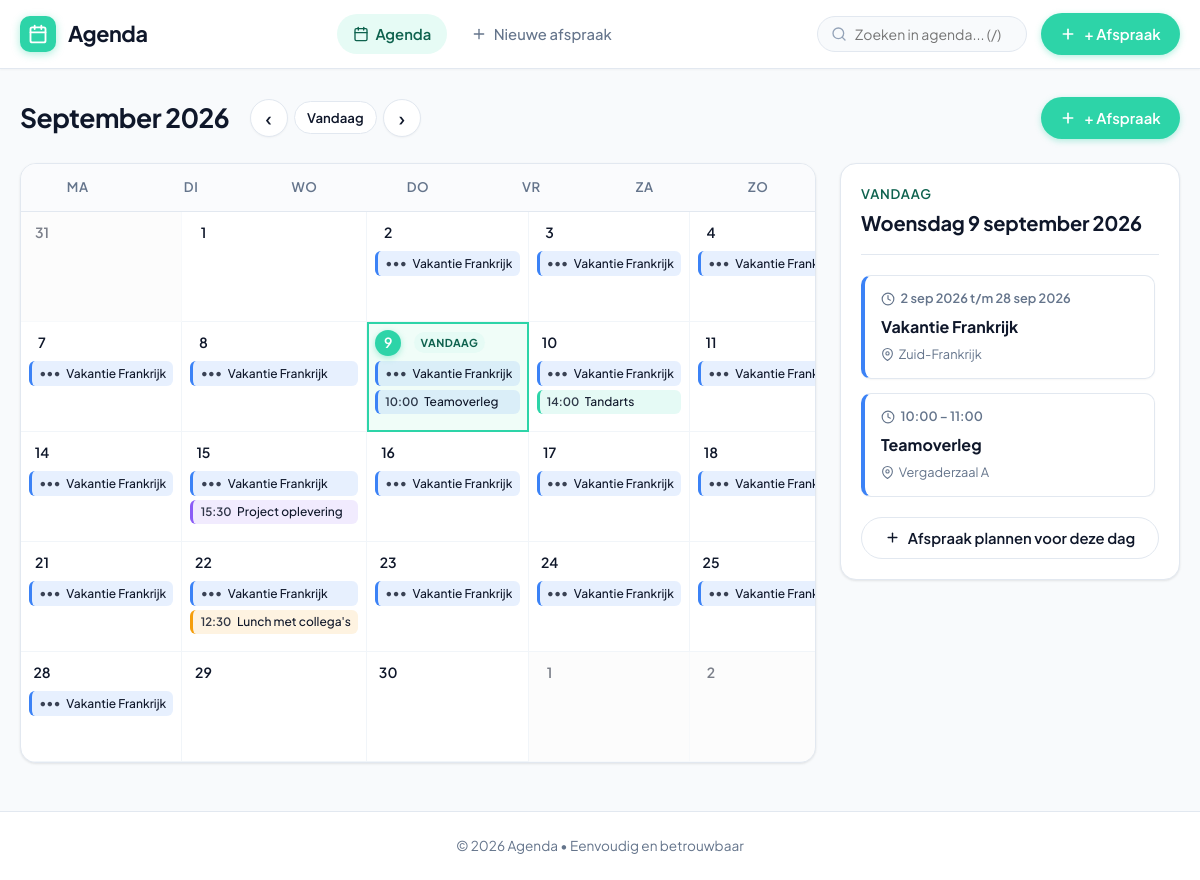
The page / on the database its author committed.
### tables this page shows
CREATE TABLE events (
    id INTEGER PRIMARY KEY AUTOINCREMENT,
    title TEXT NOT NULL,
    description TEXT,
    event_date TEXT NOT NULL,
    start_time TEXT NOT NULL,
    end_time TEXT,
    location TEXT,
    color TEXT DEFAULT '#2DD4A8',
    created_at TEXT NOT NULL
, end_date TEXT);

### app.py (the view)
@app.route('/')
def index():
    today = date.today()
    try:
        year = int(request.args.get('year', today.year))
    except (ValueError, TypeError):
        year = today.year
    try:
        month = int(request.args.get('month', today.month))
    except (ValueError, TypeError):
        month = today.month
    if month < 1:
        month = 12
        year -= 1
    elif month > 12:
        month = 1
        year += 1
    try:
        selected_day = int(request.args.get('day', today.day if (year == today.year and month == today.month) else 1))
    except (ValueError, TypeError):
        selected_day = 1
    max_days = calendar.monthrange(year, month)[1]
    if selected_day < 1:
        selected_day = 1
    elif selected_day > max_days:
        selected_day = max_days
    selected_date = date(year, month, selected_day)
    if month == 1:
        prev_year = year - 1
        prev_month = 12
    else:
        prev_year = year
        prev_month = month - 1
    if month == 12:
        next_year = year + 1
        next_month = 1
    else:
        next_year = year
        next_month = month + 1
    cal = calendar.Calendar(firstweekday=0)
    month_matrix = cal.monthdatescalendar(year, month)
    min_date_str = month_matrix[0][0].strftime('%Y-%m-%d')
    max_date_str = month_matrix[-1][-1].strftime('%Y-%m-%d')
    db = get_db()
    cursor = db.execute(
        """
        SELECT * FROM events
        WHERE event_date <= ? AND COALESCE(NULLIF(end_date, ''), event_date) >= ?
        ORDER BY event_date ASC, COALESCE(start_time, '') ASC
        """,
        (max_date_str, min_date_str)
    )
    all_events = cursor.fetchall()
    events_by_date = {}
    for ev in all_events:
        ev_dict = dict(ev)
        s_date = datetime.strptime(ev_dict['event_date'], "%Y-%m-%d").date()
        e_date_str = ev_dict['end_date'] or ev_dict['event_date']
        e_date = datetime.strptime(e_date_str, "%Y-%m-%d").date()
        is_multiday = (e_date > s_date)
        ev_dict['is_multiday'] = is_multiday
        curr_d = s_date
        step = timedelta(days=1)
        while curr_d <= e_date:
            curr_str = curr_d.strftime('%Y-%m-%d')
            if curr_str not in events_by_date:
                events_by_date[curr_str] = []
            day_instance = dict(ev_dict)
            day_instance['is_first_day'] = (curr_d == s_date)
            day_instance['is_last_day'] = (curr_d == e_date)
            events_by_date[curr_str].append(day_instance)
            curr_d += step
    calendar_weeks = []
    for week in month_matrix:
        week_days = []
        for d in week:
            d_str = d.strftime('%Y-%m-%d')
            week_days.append({
                'date': d,
                'date_str': d_str,
                'day_number': d.day,
                'is_current_month': (d.month == month),
                'is_today': (d == today),
                'is_selected': (d == selected_date),
                'events': events_by_date.get(d_str, [])
            })
        calendar_weeks.append(week_days)
    selected_date_str = selected_date.strftime('%Y-%m-%d')
    selected_day_events = events_by_date.get(selected_date_str, [])
    return render_template(
        'index.html',
        year=year,
        month=month,
        month_name=DUTCH_MONTHS[month],
        selected_date=selected_date,
        selected_date_str=selected_date_str,
        selected_day_events=selected_day_events,
        calendar_weeks=calendar_weeks,
        prev_year=prev_year,
        prev_month=prev_month,
        next_year=next_year,
        next_month=next_month,
        today=today
    )

### app.py (called while the page is built)
def get_db():
    if 'db' not in g:
        g.db = sqlite3.connect(DATABASE)
        g.db.row_factory = sqlite3.Row
        g.db.execute("PRAGMA foreign_keys = ON")
        g.db.execute("PRAGMA busy_timeout = 3000")
    return g.db

@app.before_request
def csrf_protect():
    if '_csrf_token' not in session:
        session['_csrf_token'] = secrets.token_hex(24)
    if request.method == 'POST':
        token = request.form.get('csrf_token') or request.headers.get('X-CSRFToken')
        if not token or token != session.get('_csrf_token'):
            abort(400, description="Ongeldig of ontbrekend CSRF-beveiligingstoken.")

@app.context_processor
def inject_globals():
    def csrf_token():
        if '_csrf_token' not in session:
            session['_csrf_token'] = secrets.token_hex(24)
        return session['_csrf_token']
    return {
        'csrf_token': csrf_token,
        'today_date': date.today(),
        'preset_colors': PRESET_COLORS,
        'dutch_days_short': DUTCH_DAYS_SHORT
    }

@app.template_filter('dutch_date')
def dutch_date_filter(val):
    if not val:
        return ""
    if isinstance(val, str):
        try:
            d = datetime.strptime(val, "%Y-%m-%d").date()
        except ValueError:
            return val
    elif isinstance(val, (datetime, date)):
        d = val if isinstance(val, date) else val.date()
    else:
        return str(val)
    weekday_name = DUTCH_DAYS[d.weekday()]
    month_name = DUTCH_MONTHS[d.month].lower()
    return f"{weekday_name} {d.day} {month_name} {d.year}"

@app.template_filter('dutch_date_short')
def dutch_date_short_filter(val):
    if not val:
        return ""
    if isinstance(val, str):
        try:
            d = datetime.strptime(val, "%Y-%m-%d").date()
        except ValueError:
            return val
    elif isinstance(val, (datetime, date)):
        d = val if isinstance(val, date) else val.date()
    else:
        return str(val)
    month_name = DUTCH_MONTHS[d.month][:3].lower()
    return f"{d.day} {month_name} {d.year}"

### templates/index.html (shortened to what this page needs)
{% extends "base.html" %}
{% block content %}
<div class="calendar-toolbar">
    <div class="calendar-nav-group">
        <h1 class="calendar-title">{{ month_name }} {{ year }}</h1>
        <div style="display: flex; gap: 0.4rem; align-items: center;">
            <a href="{{ url_for('index', year=prev_year, month=prev_month) }}" class="nav-arrow-btn" aria-label="Vorige maand" title="Vorige maand">
                ‹
            </a>
            <a href="{{ url_for('index', year=today.year, month=today.month, day=today.day) }}" class="btn btn-outline btn-sm" id="btn-today">
                Vandaag
            </a>
            <a href="{{ url_for('index', year=next_year, month=next_month) }}" class="nav-arrow-btn" aria-label="Volgende maand" title="Volgende maand">
                ›
            </a>
        </div>
    </div>
    <div class="toolbar-actions">
        <a href="{{ url_for('add_event', date=selected_date_str) }}" class="btn btn-primary" id="btn-add-for-day">
            <svg width="16" height="16" viewBox="0 0 24 24" fill="none" stroke="currentColor" stroke-width="2.5" stroke-linecap="round" stroke-linejoin="round">
                <line x1="12" y1="5" x2="12" y2="19"></line>
                <line x1="5" y1="12" x2="19" y2="12"></line>
            </svg>
            + Afspraak
        </a>
    </div>
</div>
<div class="calendar-layout">
    <div class="calendar-card">
        <div class="calendar-days-header">
            {% for day_name in dutch_days_short %}
                <div class="day-name-col">{{ day_name }}</div>
            {% endfor %}
        </div>
        <div class="calendar-grid">
            {% for week in calendar_weeks %}
                {% for day in week %}
                    <div class="calendar-cell {% if not day.is_current_month %}other-month{% endif %} {% if day.is_today %}is-today{% endif %} {% if day.is_selected %}is-selected{% endif %}"
                         onclick="if(!event.target.closest('.event-pill') && !event.target.closest('.add-on-hover')) { window.location.href='{{ url_for('index', year=year, month=month, day=day.date.day) }}'; }">
                        <div class="cell-top">
                            <div class="day-number">
                                {{ day.day_number }}
                            </div>
                            {% if day.is_today %}
                                <span class="today-tag">Vandaag</span>
                            {% endif %}
                        </div>
                        <div class="cell-events">
                            {% for ev in day.events %}
                                <a href="{{ url_for('view_event', event_id=ev.id) }}"
                                   class="event-pill {% if ev.is_multiday %}event-pill-multiday{% endif %}"
                                   data-event-id="{{ ev.id }}"
                                   style="background-color: {{ ev.color }}1f; border-left-color: {{ ev.color }};"
                                   title="{% if ev.is_multiday %}{{ ev|event_date_display }}{% if ev.start_time %}, {{ ev.start_time }}{% endif %}{% else %}{{ ev.start_time or 'Hele dag' }}{% endif %}: {{ ev.title }}">
                                    {% if ev.start_time %}
                                        <span class="pill-time">{{ ev.start_time }}</span>
                                    {% elif ev.is_multiday %}
                                        <span class="pill-time" style="font-size: 0.68rem; font-weight: 700; opacity: 0.8;">&bull;&bull;&bull;</span>
                                    {% endif %}
                                    <span class="pill-title">{{ ev.title }}</span>
                                </a>
                            {% endfor %}
                        </div>
                    </div>
                {% endfor %}
            {% endfor %}
        </div>
    </div>
    <aside class="day-sidebar">
        <div class="day-sidebar-header">
            <div class="day-sidebar-subtitle">
                {% if selected_date == today %}
                    Vandaag
                {% else %}
                    Geselecteerde dag
                {% endif %}
            </div>
            <h2 class="day-sidebar-title">{{ selected_date|dutch_date }}</h2>
        </div>
        <div class="day-events-list">
            {% if selected_day_events %}
                {% for ev in selected_day_events %}
                    <a href="{{ url_for('view_event', event_id=ev.id) }}"
                       class="agenda-card"
                       data-event-id="{{ ev.id }}"
                       style="border-left-color: {{ ev.color }};">
                        <div class="agenda-card-time">
                            <svg width="14" height="14" viewBox="0 0 24 24" fill="none" stroke="currentColor" stroke-width="2" stroke-linecap="round" stroke-linejoin="round">
                                <circle cx="12" cy="12" r="10"></circle>
                                <polyline points="12 6 12 12 16 14"></polyline>
                            </svg>
                            {% if ev.is_multiday %}
                                <span>{{ ev|event_date_display }}{% if ev.start_time %} &bull; {{ ev.start_time }}{% if ev.end_time %} &ndash; {{ ev.end_time }}{% endif %}{% endif %}</span>
                            {% elif ev.start_time %}
                                <span>{{ ev.start_time }}{% if ev.end_time %} &ndash; {{ ev.end_time }}{% endif %}</span>
                            {% else %}
                                <span>Hele dag</span>
                            {% endif %}
                        </div>
                        <div class="agenda-card-title">{{ ev.title }}</div>
                        {% if ev.location or ev.description %}
                            <div class="agenda-card-meta">
                                {% if ev.location %}
                                    <div class="agenda-meta-item">
                                        <svg width="13" height="13" viewBox="0 0 24 24" fill="none" stroke="currentColor" stroke-width="2" stroke-linecap="round" stroke-linejoin="round">
                                            <path d="M21 10c0 7-9 13-9 13s-9-6-9-13a9 9 0 0 1 18 0z"></path>
                                            <circle cx="12" cy="10" r="3"></circle>
                                        </svg>
                                        <span>{{ ev.location }}</span>
                                    </div>
                                {% endif %}
                            </div>
                        {% endif %}
                    </a>
                {% endfor %}
            {% else %}
                <div class="empty-day-state">
                    <div class="empty-day-icon">☕</div>
                    <p style="font-weight: 600; color: var(--text-main); margin-bottom: 0.25rem;">Geen afspraken</p>
                    <p style="font-size: 0.85rem;">Geniet van je vrije tijd of plan een nieuwe activiteit.</p>
                </div>
            {% endif %}
        </div>
        <a href="{{ url_for('add_event', date=selected_date_str) }}" class="btn btn-outline" style="width: 100%; justify-content: center;" id="btn-sidebar-add">
            <svg width="15" height="15" viewBox="0 0 24 24" fill="none" stroke="currentColor" stroke-width="2.2" stroke-linecap="round" stroke-linejoin="round">
                <line x1="12" y1="5" x2="12" y2="19"></line>
                <line x1="5" y1="12" x2="19" y2="12"></line>
            </svg>
            Afspraak plannen voor deze dag
        </a>
    </aside>
</div>
{% endblock %}

### templates/base.html (shortened to what this page needs)
<!DOCTYPE html>
<html lang="nl">
<head>
    <link rel="stylesheet" href="{{ url_for('static', filename='css/style.css') }}">
</head>
<body>
    <header class="site-header">
        <div class="container header-inner">
            <a href="{{ url_for('index') }}" class="brand-link" id="nav-brand">
                <div class="brand-icon">
                </div>
                <span>Agenda</span>
            </a>
            <nav>
                <ul class="nav-menu">
                    <li>
                        <a href="{{ url_for('index') }}" class="nav-link {% if request.endpoint == 'index' %}active{% endif %}" id="nav-agenda">
                            Agenda
                        </a>
                    </li>
                    <li>
                        <a href="{{ url_for('add_event') }}" class="nav-link {% if request.endpoint == 'add_event' %}active{% endif %}" id="nav-add">
                            <svg width="16" height="16" viewBox="0 0 24 24" fill="none" stroke="currentColor" stroke-width="2" stroke-linecap="round" stroke-linejoin="round">
                                <line x1="12" y1="5" x2="12" y2="19"></line>
                                <line x1="5" y1="12" x2="19" y2="12"></line>
                            </svg>
                            Nieuwe afspraak
                        </a>
                    </li>
                </ul>
            </nav>
            <div class="header-actions">
                <form action="{{ url_for('search') }}" method="GET" class="search-form" id="search-form">
                    <div class="search-input-wrapper">
                        <input type="text" name="q" class="search-input" id="search-input" placeholder="Zoeken in agenda... (/)" value="{{ request.args.get('q', '') }}">
                    </div>
                </form>
                <a href="{{ url_for('add_event') }}" class="btn btn-primary" id="btn-quick-add">
                    <svg width="16" height="16" viewBox="0 0 24 24" fill="none" stroke="currentColor" stroke-width="2.5" stroke-linecap="round" stroke-linejoin="round">
                        <line x1="12" y1="5" x2="12" y2="19"></line>
                        <line x1="5" y1="12" x2="19" y2="12"></line>
                    </svg>
                    + Afspraak
                </a>
            </div>
        </div>
    </header>
    <main class="main-content">
        <div class="container">
            {% block content %}{% endblock %}
        </div>
    </main>
    <footer class="site-footer">
        <div class="container">
            <p>&copy; {{ today_date.year }} Agenda &bull; Eenvoudig en betrouwbaar</p>
        </div>
    </footer>
</body>
</html>

### rows shown on the page
events: title "Vakantie Frankrijk", title "Vakantie…", ev "2 sep 2026 t/m 28 sep 2026", location "Zuid-Frankrijk"
events: start_time "10:00", title "Teamoverleg", end_time "11:00", location "Vergaderzaal A"
events: start_time "14:00", title "Tandarts"
events: start_time "15:30", title "Project oplevering"
events: start_time "12:30", title "Lunch met collega's"

### other values the page prints
{{ month_name }} "September"
{{ year }} "2026"
{{ day_name }} "MA" "DI" "WO" "DO" "VR" "ZA" "ZO"
{{ day.day_number }} "31" "1" "2" "3" "4" "7" "8" "9" "10" "11" "14" "15" "16" "17" "18" "21" "22" "23" "24" "25" "28" "29" "30" "1" "2"
{{ selected_date|dutch_date }} "Woensdag 9 september 2026"
